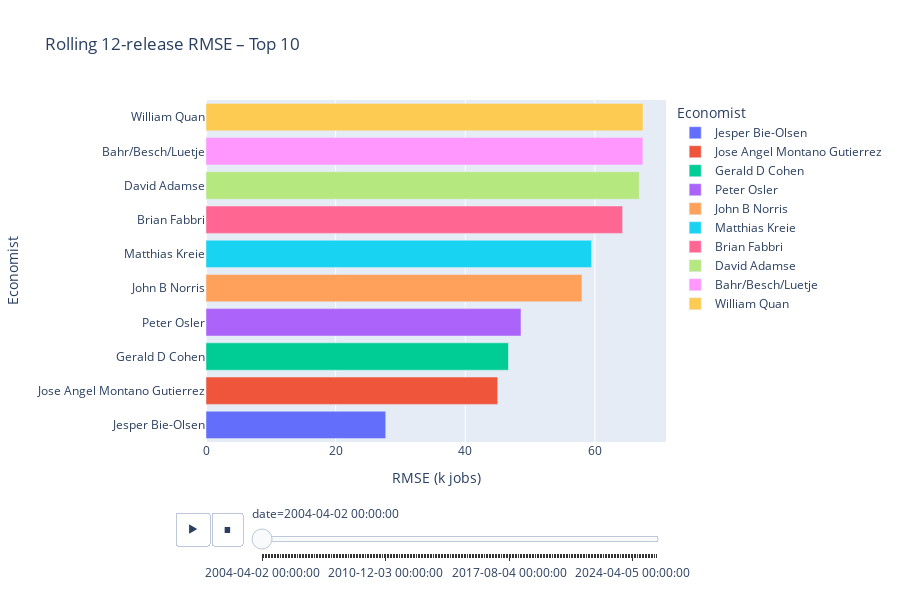

Notebook code cell kept with this figure:
### Markdown cell above
# Most accurate forecasters over time

### Code cell
# -------------------------------------------------------------
# Bar-chart race: top-10 rolling RMSE forecasters (12-release window)
# --------------------------------------------------------------
ROLL_WINDOW = 12          # length of rolling window
TOP_K       = 10          # keep top-K each frame
PANEL       = df_full     

dates   = np.sort(PANEL["release_date"].unique())
records = []

for idx in range(ROLL_WINDOW, len(dates)):
    t_date = dates[idx]
    hist   = PANEL[PANEL["release_date"].isin(dates[idx-ROLL_WINDOW:idx])]

    rmse = (hist.groupby("economist")["error"]
                 .apply(lambda s: np.sqrt(np.mean(s**2))))
    rmse = rmse.dropna().rename("RMSE")        
    if rmse.empty:
        continue

    top = rmse.nsmallest(TOP_K)
    frame_df = top.reset_index()
    frame_df["date"] = t_date
    records.append(frame_df)

viz_df = pd.concat(records, ignore_index=True)

fig = px.bar(viz_df,
             x="RMSE", y="economist",
             orientation="h",
             color="economist",
             animation_frame="date",
             animation_group="economist",
             title=f"Rolling {ROLL_WINDOW}-release RMSE – Top {TOP_K}")

fig.update_layout(yaxis={'categoryorder': 'total ascending'},
                  xaxis_title="RMSE (k jobs)",
                  yaxis_title="Economist",
                  legend_title="Economist",
                  height=600)

fig.show()
